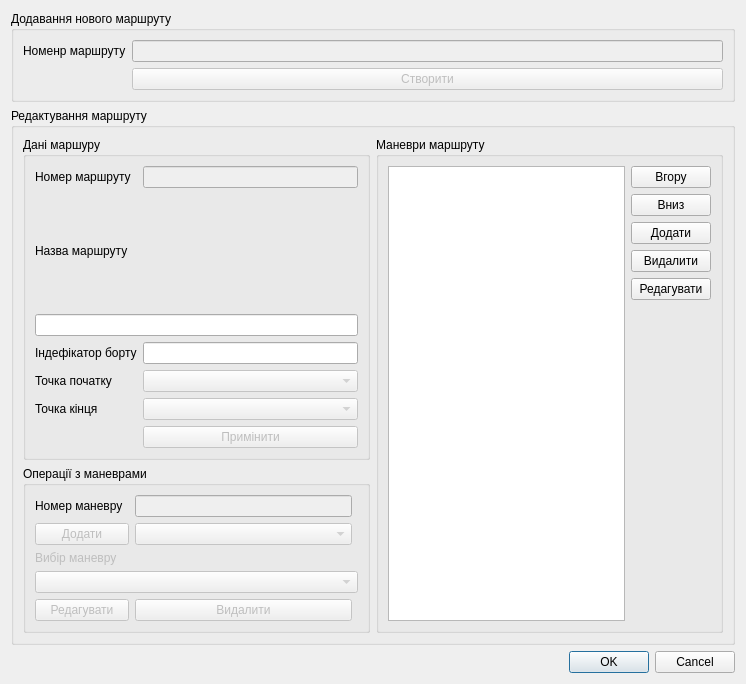
<?xml version="1.0" encoding="UTF-8"?>
<ui version="4.0">
 <class>march_Dialog</class>
 <widget class="QDialog" name="march_Dialog">
  <property name="geometry">
   <rect>
    <x>0</x>
    <y>0</y>
    <width>746</width>
    <height>684</height>
   </rect>
  </property>
  <property name="windowTitle">
   <string>Редагування маршруту</string>
  </property>
  <layout class="QHBoxLayout" name="horizontalLayout_2">
   <item>
    <layout class="QVBoxLayout" name="verticalLayout" stretch="1,6,1">
     <item>
      <widget class="QGroupBox" name="groupBox">
       <property name="title">
        <string>Додавання нового маршруту</string>
       </property>
       <layout class="QGridLayout" name="gridLayout">
        <item row="0" column="0">
         <widget class="QLabel" name="label">
          <property name="text">
           <string>Номенр маршруту</string>
          </property>
         </widget>
        </item>
        <item row="0" column="1">
         <widget class="QLineEdit" name="lineEdit">
          <property name="enabled">
           <bool>false</bool>
          </property>
         </widget>
        </item>
        <item row="1" column="1">
         <widget class="QPushButton" name="pushButton_5">
          <property name="enabled">
           <bool>false</bool>
          </property>
          <property name="text">
           <string>Створити</string>
          </property>
         </widget>
        </item>
       </layout>
      </widget>
     </item>
     <item>
      <widget class="QGroupBox" name="horizontalGroupBox">
       <property name="title">
        <string>Редактування маршруту</string>
       </property>
       <layout class="QHBoxLayout" name="horizontalLayout" stretch="2,2">
        <item>
         <layout class="QVBoxLayout" name="verticalLayout_2" stretch="4,1">
          <item>
           <widget class="QGroupBox" name="groupBox_4">
            <property name="title">
             <string>Дані маршуру</string>
            </property>
            <layout class="QGridLayout" name="gridLayout_3">
             <item row="3" column="0">
              <widget class="QLabel" name="label_4">
               <property name="text">
                <string>Індефікатор борту</string>
               </property>
              </widget>
             </item>
             <item row="6" column="1">
              <widget class="QPushButton" name="pushButton_3">
               <property name="enabled">
                <bool>false</bool>
               </property>
               <property name="text">
                <string>Примінити</string>
               </property>
              </widget>
             </item>
             <item row="4" column="1">
              <widget class="QComboBox" name="comboBox_2">
               <property name="enabled">
                <bool>false</bool>
               </property>
              </widget>
             </item>
             <item row="0" column="0">
              <widget class="QLabel" name="label_2">
               <property name="text">
                <string>Номер маршруту</string>
               </property>
              </widget>
             </item>
             <item row="5" column="0">
              <widget class="QLabel" name="label_6">
               <property name="text">
                <string>Точка кінця</string>
               </property>
              </widget>
             </item>
             <item row="2" column="0" colspan="2">
              <widget class="QLineEdit" name="manevr_name_edit"/>
             </item>
             <item row="4" column="0">
              <widget class="QLabel" name="label_5">
               <property name="text">
                <string>Точка початку</string>
               </property>
              </widget>
             </item>
             <item row="5" column="1">
              <widget class="QComboBox" name="comboBox_3">
               <property name="enabled">
                <bool>false</bool>
               </property>
              </widget>
             </item>
             <item row="1" column="0">
              <widget class="QLabel" name="label_3">
               <property name="text">
                <string>Назва маршруту</string>
               </property>
              </widget>
             </item>
             <item row="0" column="1">
              <widget class="QLineEdit" name="route_number_edit">
               <property name="enabled">
                <bool>false</bool>
               </property>
              </widget>
             </item>
             <item row="3" column="1">
              <widget class="QLineEdit" name="lineEdit_4"/>
             </item>
            </layout>
           </widget>
          </item>
          <item>
           <widget class="QGroupBox" name="groupBox_5">
            <property name="title">
             <string>Операції з маневрами</string>
            </property>
            <layout class="QGridLayout" name="gridLayout_4">
             <item row="0" column="0">
              <widget class="QLabel" name="label_7">
               <property name="text">
                <string>Номер маневру</string>
               </property>
              </widget>
             </item>
             <item row="0" column="2">
              <widget class="QLineEdit" name="lineEdit_5">
               <property name="enabled">
                <bool>false</bool>
               </property>
              </widget>
             </item>
             <item row="1" column="0" colspan="2">
              <widget class="QPushButton" name="pushButton_4">
               <property name="enabled">
                <bool>false</bool>
               </property>
               <property name="text">
                <string>Додати</string>
               </property>
              </widget>
             </item>
             <item row="1" column="2">
              <widget class="QComboBox" name="comboBox_4">
               <property name="enabled">
                <bool>false</bool>
               </property>
               <property name="accessibleName">
                <string>Додати спеціальний</string>
               </property>
              </widget>
             </item>
             <item row="2" column="0">
              <widget class="QLabel" name="label_8">
               <property name="enabled">
                <bool>false</bool>
               </property>
               <property name="text">
                <string>Вибір маневру</string>
               </property>
              </widget>
             </item>
             <item row="3" column="0" colspan="4">
              <widget class="QComboBox" name="comboBox_5">
               <property name="enabled">
                <bool>false</bool>
               </property>
              </widget>
             </item>
             <item row="4" column="2">
              <widget class="QPushButton" name="pushButton_7">
               <property name="enabled">
                <bool>false</bool>
               </property>
               <property name="text">
                <string>Видалити</string>
               </property>
              </widget>
             </item>
             <item row="4" column="0" colspan="2">
              <widget class="QPushButton" name="pushButton_6">
               <property name="enabled">
                <bool>false</bool>
               </property>
               <property name="text">
                <string>Редагувати</string>
               </property>
              </widget>
             </item>
            </layout>
           </widget>
          </item>
         </layout>
        </item>
        <item>
         <widget class="QGroupBox" name="groupBox_2">
          <property name="title">
           <string>Маневри маршруту</string>
          </property>
          <layout class="QGridLayout" name="gridLayout_2">
           <item row="0" column="1">
            <layout class="QHBoxLayout" name="horizontalLayout_3" stretch="6,1">
             <item>
              <widget class="QListWidget" name="listWidget"/>
             </item>
             <item>
              <layout class="QVBoxLayout" name="verticalLayout_3">
               <item>
                <widget class="QPushButton" name="up_button">
                 <property name="text">
                  <string>Вгору</string>
                 </property>
                </widget>
               </item>
               <item>
                <widget class="QPushButton" name="down_button">
                 <property name="text">
                  <string>Вниз</string>
                 </property>
                </widget>
               </item>
               <item>
                <widget class="QPushButton" name="add_Button">
                 <property name="text">
                  <string>Додати</string>
                 </property>
                </widget>
               </item>
               <item>
                <widget class="QPushButton" name="delete_Button">
                 <property name="text">
                  <string>Видалити</string>
                 </property>
                </widget>
               </item>
               <item>
                <widget class="QPushButton" name="edit_button">
                 <property name="text">
                  <string>Редагувати</string>
                 </property>
                </widget>
               </item>
               <item>
                <spacer name="verticalSpacer">
                 <property name="orientation">
                  <enum>Qt::Vertical</enum>
                 </property>
                 <property name="sizeHint" stdset="0">
                  <size>
                   <width>20</width>
                   <height>40</height>
                  </size>
                 </property>
                </spacer>
               </item>
              </layout>
             </item>
            </layout>
           </item>
          </layout>
         </widget>
        </item>
       </layout>
      </widget>
     </item>
     <item>
      <widget class="QDialogButtonBox" name="buttonBox">
       <property name="orientation">
        <enum>Qt::Horizontal</enum>
       </property>
       <property name="standardButtons">
        <set>QDialogButtonBox::Cancel|QDialogButtonBox::Ok</set>
       </property>
      </widget>
     </item>
    </layout>
   </item>
  </layout>
 </widget>
 <resources/>
 <connections>
  <connection>
   <sender>buttonBox</sender>
   <signal>accepted()</signal>
   <receiver>march_Dialog</receiver>
   <slot>accept()</slot>
   <hints>
    <hint type="sourcelabel">
     <x>248</x>
     <y>254</y>
    </hint>
    <hint type="destinationlabel">
     <x>157</x>
     <y>274</y>
    </hint>
   </hints>
  </connection>
  <connection>
   <sender>buttonBox</sender>
   <signal>rejected()</signal>
   <receiver>march_Dialog</receiver>
   <slot>reject()</slot>
   <hints>
    <hint type="sourcelabel">
     <x>316</x>
     <y>260</y>
    </hint>
    <hint type="destinationlabel">
     <x>286</x>
     <y>274</y>
    </hint>
   </hints>
  </connection>
 </connections>
</ui>
